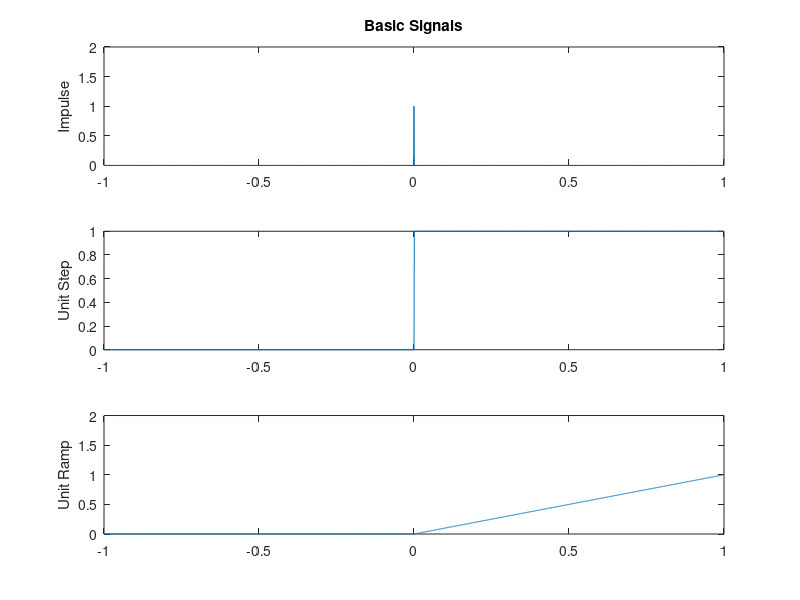

MATLAB code for this plot:
t= -1:0.001:1;
y1 = 1*(t==0);
y2 = 1*(t>0);
y3 = t.*(t>0);
figure(8)
subplot(311)
plot(t,y1)
title('Basic Signals')
ylabel('Impulse')
axis([-1 1 0 2])
subplot(312)
plot(t,y2)
ylabel('Unit Step')
subplot(313)
plot(t,y3)
ylabel('Unit Ramp')
axis([-1 1 0 2])